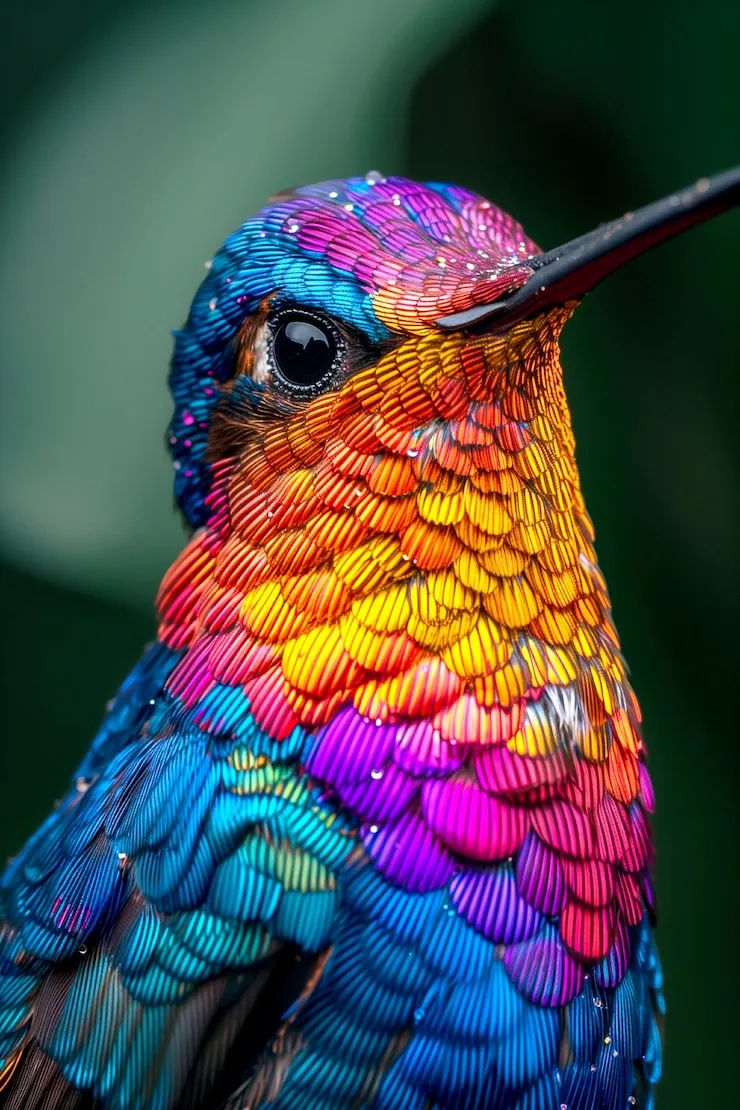
#> input picture image.jpg, 740 x 1110 px
$ jupyter execute Untitled.ipynb
#> lines starting #> are read from the running program, lines starting #| are printed output that depends on the picture
[cell 1]
import cv2 as cv
import numpy as np
from PIL import Image

img =cv.imread("image.jpg")
#> img is the input picture: shape (1110, 740, 3); mean B, G, R 77.2, 73.9, 74.6

[cell 2]
img_rgb=img[:,:,::-1]
gray = 0.2989 * img_rgb[:, :, 0] + 0.5870 * img_rgb[:, :, 1] + 0.1140 * img_rgb[:, :, 2]
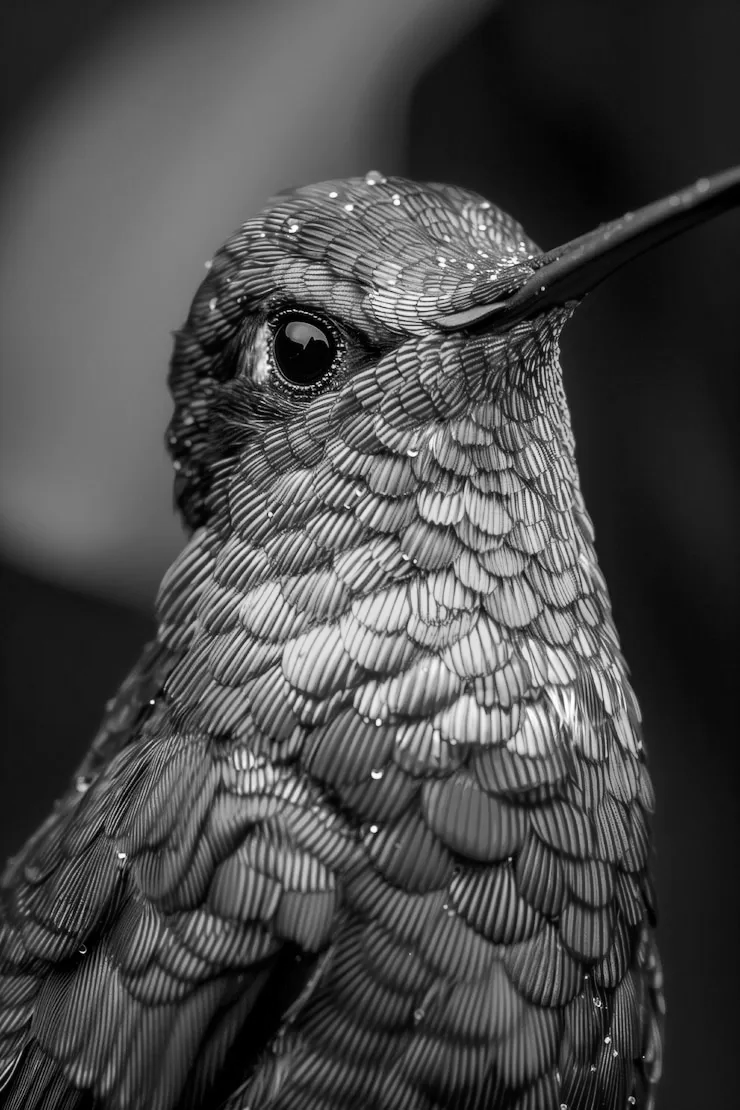
#> gray: shape (1110, 740) float64; min 0, max 255, mean 74.5
gray = gray.astype(np.uint8)

[cell 3]
compressed_img = gray[::2, ::2]
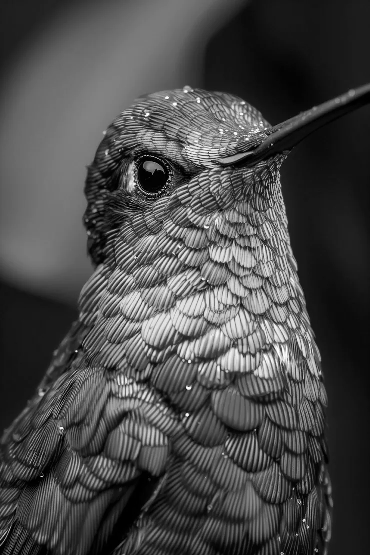
#> compressed_img: shape (555, 370); min 0, max 254, mean 74.1
img_to_save = Image.fromarray(compressed_img)
img_to_save.save("compressed_zoom.png")

[cell 4]
h, w = gray.shape
#> h = 1110; w = 740
zoom_factor = 2
center_x, center_y = w // 2, h // 2
#> center_x = 370; center_y = 555
new_w, new_h = int(w / zoom_factor), int(h / zoom_factor)
#> new_w = 370; new_h = 555
x1 = center_x - new_w // 2
#> x1 = 185
y1 = center_y - new_h // 2
#> y1 = 278
x2 = center_x + new_w // 2
#> x2 = 555
y2 = center_y + new_h // 2
#> y2 = 832
zoomed_img = gray[y1:y2, x1:x2]
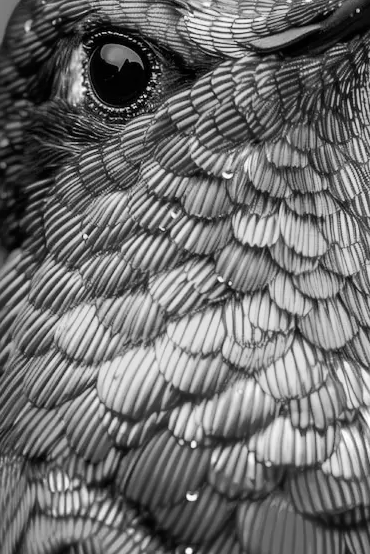
#> zoomed_img: shape (554, 370); min 0, max 254, mean 109.7
img_to_save = Image.fromarray(zoomed_img)
img_to_save.save("zoomed_image.png")

$ run again, with compressed_zoom.jpg copied over image.jpg
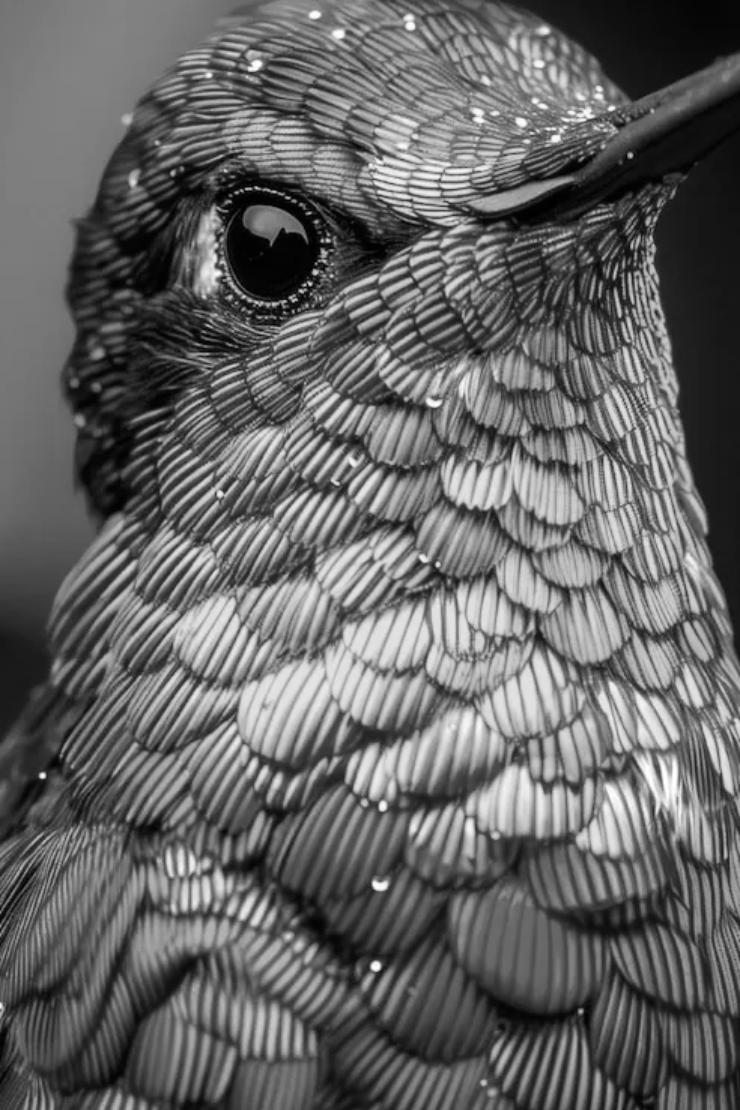
#> input picture compressed_zoom.jpg, 740 x 1110 px
#> img is the input picture: shape (1110, 740, 3); min 0, max 255, mean 100.9
#> `compressed_img = gray[::2, ::2]`:
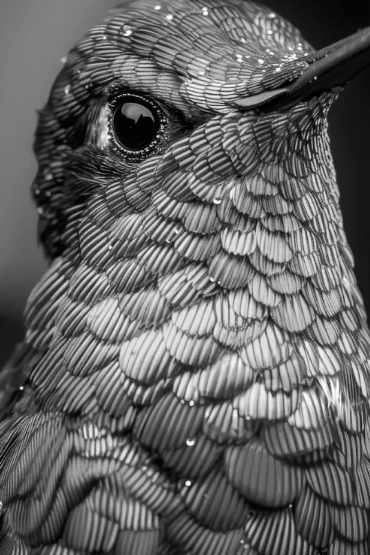
#> compressed_img: shape (555, 370); min 0, max 254, mean 100
#> `zoomed_img = gray[y1:y2, x1:x2]`:
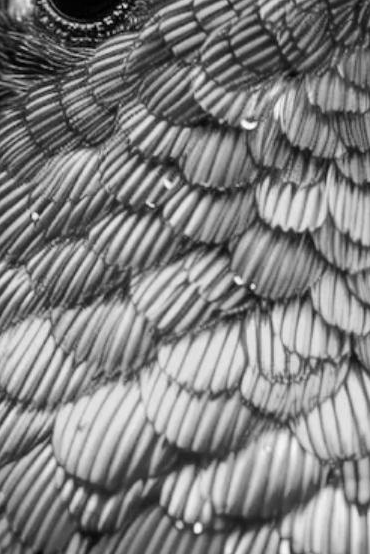
#> zoomed_img: shape (554, 370); min 0, max 254, mean 128.4
